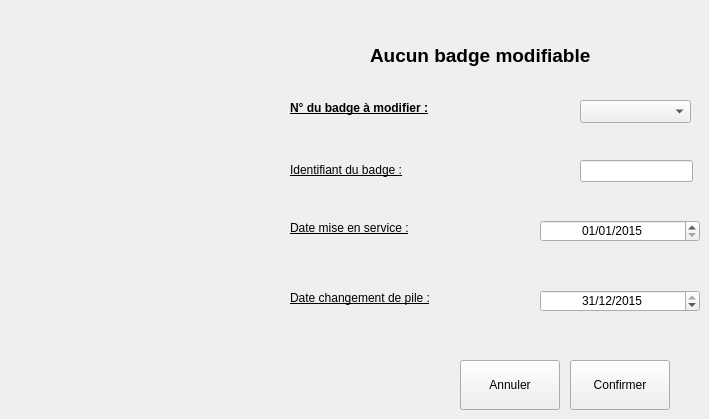
      <widget class="QWidget" name="tab_8">
       <attribute name="title">
        <string>Modifier un badge...</string>
       </attribute>
       <widget class="QLabel" name="label_146">
        <property name="geometry">
         <rect>
          <x>290</x>
          <y>100</y>
          <width>211</width>
          <height>16</height>
         </rect>
        </property>
        <property name="font">
         <font>
          <weight>75</weight>
          <bold>true</bold>
          <underline>true</underline>
         </font>
        </property>
        <property name="text">
         <string>N° du badge à modifier :</string>
        </property>
       </widget>
       <widget class="QComboBox" name="cBoxModif">
        <property name="geometry">
         <rect>
          <x>580</x>
          <y>100</y>
          <width>111</width>
          <height>23</height>
         </rect>
        </property>
       </widget>
       <widget class="QLabel" name="label_147">
        <property name="geometry">
         <rect>
          <x>290</x>
          <y>220</y>
          <width>161</width>
          <height>16</height>
         </rect>
        </property>
        <property name="font">
         <font>
          <weight>50</weight>
          <bold>false</bold>
          <underline>true</underline>
         </font>
        </property>
        <property name="text">
         <string>Date mise en service :</string>
        </property>
       </widget>
       <widget class="QLabel" name="label_148">
        <property name="geometry">
         <rect>
          <x>290</x>
          <y>290</y>
          <width>191</width>
          <height>16</height>
         </rect>
        </property>
        <property name="font">
         <font>
          <weight>50</weight>
          <bold>false</bold>
          <underline>true</underline>
         </font>
        </property>
        <property name="text">
         <string>Date changement de pile :</string>
        </property>
       </widget>
       <widget class="QPushButton" name="pushButton">
        <property name="geometry">
         <rect>
          <x>460</x>
          <y>360</y>
          <width>100</width>
          <height>50</height>
         </rect>
        </property>
        <property name="text">
         <string>Annuler</string>
        </property>
       </widget>
       <widget class="QPushButton" name="pushButton_3">
        <property name="geometry">
         <rect>
          <x>570</x>
          <y>360</y>
          <width>100</width>
          <height>50</height>
         </rect>
        </property>
        <property name="text">
         <string>Confirmer</string>
        </property>
       </widget>
       <widget class="QLineEdit" name="LeModifIdBadge">
        <property name="geometry">
         <rect>
          <x>580</x>
          <y>160</y>
          <width>113</width>
          <height>22</height>
         </rect>
        </property>
       </widget>
       <widget class="QLabel" name="label_16">
        <property name="geometry">
         <rect>
          <x>290</x>
          <y>160</y>
          <width>151</width>
          <height>20</height>
         </rect>
        </property>
        <property name="font">
         <font>
          <weight>50</weight>
          <bold>false</bold>
          <underline>true</underline>
         </font>
        </property>
        <property name="text">
         <string>Identifiant du badge :</string>
        </property>
       </widget>
       <widget class="QDateEdit" name="LeModifDatePile">
        <property name="geometry">
         <rect>
          <x>540</x>
          <y>290</y>
          <width>160</width>
          <height>22</height>
         </rect>
        </property>
        <property name="alignment">
         <set>Qt::AlignCenter</set>
        </property>
        <property name="date">
         <date>
          <year>2015</year>
          <month>12</month>
          <day>31</day>
         </date>
        </property>
        <property name="displayFormat">
         <string>dd/MM/yyyy</string>
        </property>
       </widget>
       <widget class="QDateEdit" name="LeModifDateService">
        <property name="geometry">
         <rect>
          <x>540</x>
          <y>220</y>
          <width>160</width>
          <height>22</height>
         </rect>
        </property>
        <property name="alignment">
         <set>Qt::AlignCenter</set>
        </property>
        <property name="date">
         <date>
          <year>2015</year>
          <month>1</month>
          <day>1</day>
         </date>
        </property>
        <property name="displayFormat">
         <string>dd/MM/yyyy</string>
        </property>
       </widget>
       <widget class="QLabel" name="label_ConfigModif">
        <property name="geometry">
         <rect>
          <x>370</x>
          <y>30</y>
          <width>321</width>
          <height>51</height>
         </rect>
        </property>
        <property name="font">
         <font>
          <pointsize>14</pointsize>
          <weight>75</weight>
          <bold>true</bold>
         </font>
        </property>
        <property name="text">
         <string>Aucun badge modifiable</string>
        </property>
       </widget>
       <widget class="QLabel" name="label_42">
        <property name="geometry">
         <rect>
          <x>40</x>
          <y>20</y>
          <width>51</width>
          <height>61</height>
         </rect>
        </property>
        <property name="text">
         <string/>
        </property>
        <property name="pixmap">
         <pixmap>../../../../../../opt/SuPer_2015/Projet_SuPer/ressources/modifier.png</pixmap>
        </property>
       </widget>
      </widget>
